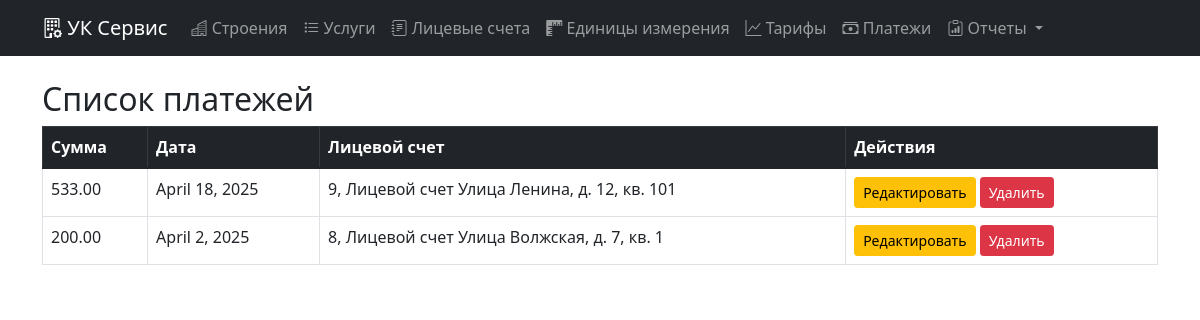
The app's page /payment_list/ with its own data.
### main/models.py (models this page shows, shortened)
class Payment(models.Model):
    account = models.ForeignKey(Account, on_delete=models.CASCADE, related_name='payments')
    amount = models.DecimalField("Сумма", max_digits=10, decimal_places=2)
    date = models.DateField("Дата оплаты")
    class Meta:
        ordering = ['-date']

class Account(models.Model):
    room = models.OneToOneField(Room, on_delete=models.CASCADE, related_name='account')
    services = models.ManyToManyField(Service)
    balance = models.DecimalField("Баланс", max_digits=12, decimal_places=2, default=0)
    def __str__(self):
        return f"Лицевой счет {self.room}"

class Room(models.Model):
    building = models.ForeignKey(Building, on_delete=models.CASCADE, related_name='rooms')
    number = models.CharField("Номер помещения", max_length=10)
    class Meta:
        unique_together = ('building', 'number')
    def __str__(self):
        return f"{self.building}, кв. {self.number}"

class Building(models.Model):
    address = models.CharField("Адрес", max_length=200, unique=True)
    def __str__(self):
        return self.address

### main/views.py (the view)
# urls.py: path('payment_list/', views.payment_list, name='payment_list'),  # Список платежей
def payment_list(request):
    payments = Payment.objects.all()  # Получаем все платежи
    return render(request, 'payment_list.html', {'payments': payments})

### templates/payment_list.html
{% extends 'base.html' %}
{% block content %}
<h2>Список платежей</h2>
<table class="table table-bordered">
  <thead class="table-dark">
    <tr>
      <th>Сумма</th>
      <th>Дата</th>
      <th>Лицевой счет</th>
      <th>Действия</th>
    </tr>
  </thead>
  <tbody>
    {% for payment in payments %}
    <tr>
      <td>{{ payment.amount }}</td>
      <td>{{ payment.date }}</td>
      <td>{{ payment.account.id }}, {{ payment.account }} </td>
      <td>
        <a href="{% url 'edit_payment' payment.id %}" class="btn btn-warning btn-sm">Редактировать</a>
        <a href="{% url 'delete_payment' payment.id %}" class="btn btn-danger btn-sm" onclick="return confirm('Вы уверены, что хотите удалить этот платеж?');">Удалить</a>
      </td>
    </tr>
    {% empty %}
    <tr>
      <td colspan="4">Нет платежей</td>
    </tr>
    {% endfor %}
  </tbody>
</table>
{% endblock %}

### records on screen
Payment: amount "533.00", date "April 18, 2025", account.id "9", account "Лицевой счет Улица Ленина, д. 12, кв. 101"
Payment: amount "200.00", date "April 2, 2025", account.id "8", account "Лицевой счет Улица Волжская, д. 7, кв. 1"
